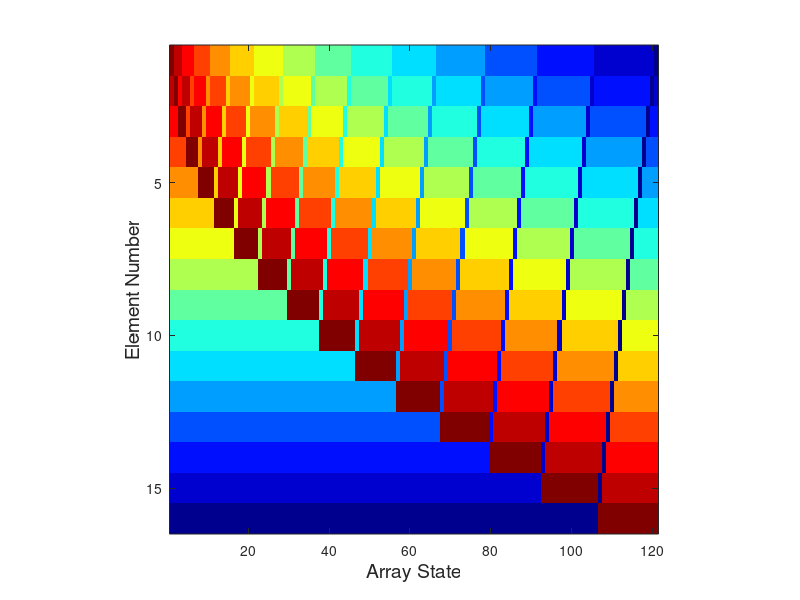

MATLAB code for this plot:
%%%%%%%%%%%%%%%%%%%%%%%%%%%%%%%%%%%%%%%%%%%%%%%%%%%%%%%%%%%%%%%%%%%%%%%%%%%
% Title:    Insertion Sort Algorithm Visualisation for Reversed Arrays
%%%%%%%%%%%%%%%%%%%%%%%%%%%%%%%%%%%%%%%%%%%%%%%%%%%%%%%%%%%%%%%%%%%%%%%%%%%
clear all;
close all;
clc;
N = 16;     % Length of array to be sorted
V = N:-1:1; % Generate an array containing integers from N down to 1
disp(V);
changeNumber                 = 1;
arrayState(1:N,changeNumber) = V;
changeNumber                 = changeNumber + 1;

for currentFocus = 2:numel(V)
    j = currentFocus -1;
    index  = currentFocus;
    
    while(j>=1)
        if(V(index)<V(j))
            temp = V(j);
            V(j) = V(index);
            V(index) = temp;
            index = j;
        end
        j=j-1;
        arrayState(1:N,changeNumber) = V;
        changeNumber                 = changeNumber + 1;
    end
    
    
end
disp(V);

figure;
imagesc(arrayState);
axis square;
colormap jet;
ylabel('Element Number','FontSize',14);
xlabel('Array State','FontSize',14);

% Store High-resolution Image Suitable for use in Reports
print -f1 -r300 -dbmp insertionSortVisualisation.bmp